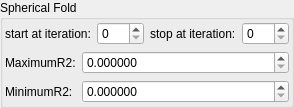
    <widget class="QGroupBox" name="groupBox_2">
     <property name="title">
      <string>Spherical Fold</string>
     </property>
     <layout class="QVBoxLayout" name="verticalLayout_6">
      <property name="leftMargin">
       <number>2</number>
      </property>
      <property name="topMargin">
       <number>2</number>
      </property>
      <property name="rightMargin">
       <number>2</number>
      </property>
      <property name="bottomMargin">
       <number>2</number>
      </property>
      <item>
       <layout class="QHBoxLayout" name="horizontalLayout_11" stretch="0,1,0,1">
        <property name="topMargin">
         <number>0</number>
        </property>
        <item>
         <widget class="QLabel" name="label_76">
          <property name="text">
           <string>start at iteration:</string>
          </property>
          <property name="wordWrap">
           <bool>true</bool>
          </property>
         </widget>
        </item>
        <item>
         <widget class="MySpinBox" name="spinboxInt_transf_start_iterations_S">
          <property name="sizePolicy">
           <sizepolicy hsizetype="Minimum" vsizetype="Maximum">
            <horstretch>0</horstretch>
            <verstretch>0</verstretch>
           </sizepolicy>
          </property>
          <property name="minimum">
           <number>0</number>
          </property>
          <property name="maximum">
           <number>999</number>
          </property>
          <property name="value">
           <number>0</number>
          </property>
         </widget>
        </item>
        <item>
         <widget class="QLabel" name="label_61">
          <property name="text">
           <string>stop at iteration:</string>
          </property>
          <property name="wordWrap">
           <bool>true</bool>
          </property>
         </widget>
        </item>
        <item>
         <widget class="MySpinBox" name="spinboxInt_transf_stop_iterations_S">
          <property name="sizePolicy">
           <sizepolicy hsizetype="Preferred" vsizetype="Maximum">
            <horstretch>0</horstretch>
            <verstretch>0</verstretch>
           </sizepolicy>
          </property>
          <property name="maximum">
           <number>999</number>
          </property>
         </widget>
        </item>
       </layout>
      </item>
      <item>
       <layout class="QGridLayout" name="gridLayout_7" columnstretch="0,1">
        <item row="1" column="1">
         <widget class="MyDoubleSpinBox" name="spinbox_transf_maxR2_1">
          <property name="sizePolicy">
           <sizepolicy hsizetype="Minimum" vsizetype="Maximum">
            <horstretch>0</horstretch>
            <verstretch>0</verstretch>
           </sizepolicy>
          </property>
          <property name="prefix">
           <string/>
          </property>
          <property name="suffix">
           <string/>
          </property>
          <property name="decimals">
           <number>6</number>
          </property>
          <property name="minimum">
           <double>0.000000000000000</double>
          </property>
          <property name="maximum">
           <double>99.989999999999995</double>
          </property>
          <property name="singleStep">
           <double>0.100000000000000</double>
          </property>
         </widget>
        </item>
        <item row="2" column="0">
         <widget class="QLabel" name="label_31">
          <property name="text">
           <string>MinimumR2:</string>
          </property>
         </widget>
        </item>
        <item row="2" column="1">
         <widget class="MyDoubleSpinBox" name="spinbox_transf_minimum_radius_0">
          <property name="sizePolicy">
           <sizepolicy hsizetype="Minimum" vsizetype="Maximum">
            <horstretch>0</horstretch>
            <verstretch>0</verstretch>
           </sizepolicy>
          </property>
          <property name="prefix">
           <string/>
          </property>
          <property name="suffix">
           <string/>
          </property>
          <property name="decimals">
           <number>6</number>
          </property>
          <property name="minimum">
           <double>0.000000000000000</double>
          </property>
          <property name="maximum">
           <double>99.989999999999995</double>
          </property>
          <property name="singleStep">
           <double>0.100000000000000</double>
          </property>
         </widget>
        </item>
        <item row="1" column="0">
         <widget class="QLabel" name="label_22">
          <property name="text">
           <string>MaximumR2:</string>
          </property>
         </widget>
        </item>
       </layout>
      </item>
     </layout>
    </widget>
